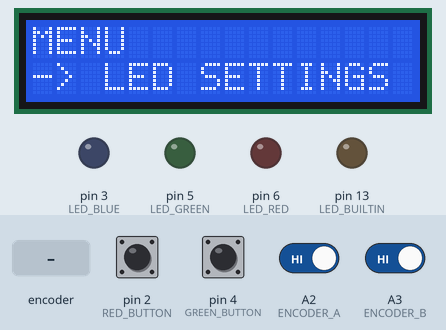
Simulated run of this sketch. Board: Arduino Uno, built with avr-gcc and run on an emulated ATmega328P. Shown: 16×2 character LCD, output pins drawn as LEDs (lit = HIGH). The test bench sets the inputs (shaded band); at power-on: A2 (ENCODER_A), A3 (ENCODER_B), pin 2 (RED_BUTTON), pin 4 (GREEN_BUTTON) HIGH.

Above: at 1.2 s.
1.3 s: rotary encoder on A2 (ENCODER_A) / A3 (ENCODER_B) turned 3 steps (first pin leading)
At 2.0 s:
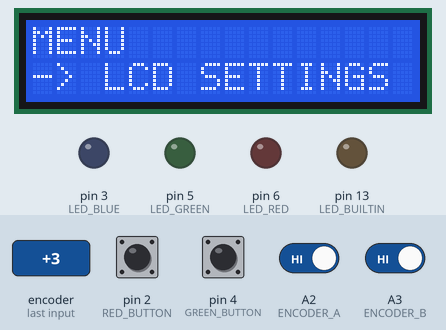
3.4 s: pin 4 (GREEN_BUTTON) pulled LOW for 0.15 s
At 4.2 s:
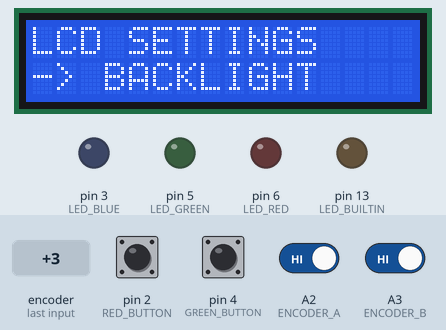
5.0 s: pin 4 (GREEN_BUTTON) pulled LOW for 1 s
At 6.3 s:
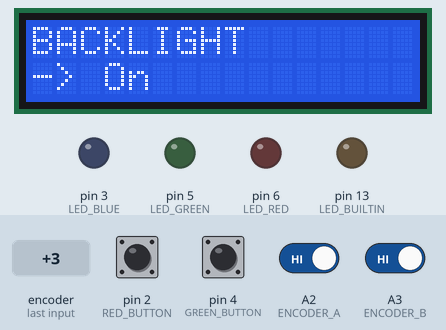
7.5 s: rotary encoder on A2 (ENCODER_A) / A3 (ENCODER_B) turned 1 step (first pin leading)
At 8.7 s:
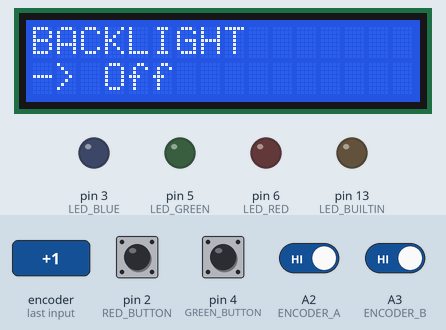
9.2 s: pin 4 (GREEN_BUTTON) pulled LOW for 0.15 s
At 10.0 s:
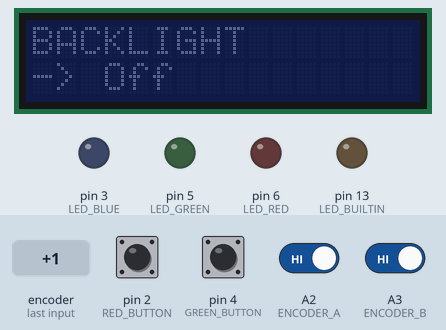
10.8 s: pin 2 (RED_BUTTON) pulled LOW for 0.15 s
At 11.9 s:
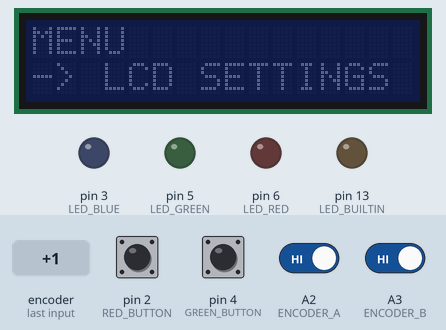
Timing chart, 0 to 13.4 s (numbered marks = the images above; inputs shaded):
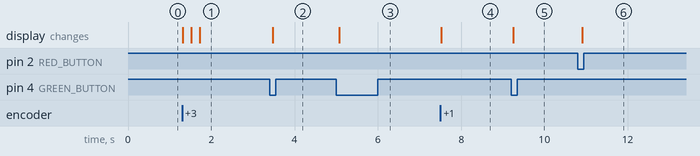

Measured:
- after the input at 1.3 s, the display: first changes at once (image 1 shows a later state)
- after the input at 3.4 s, the display: changes after 0.08 s (image 2)
- after the input at 5.0 s, the display: changes after 0.07 s (image 3)
- after the input at 7.5 s, the display: changes at once (image 4)
- after the input at 9.2 s, the display: changes after 0.05 s (image 5)
- after the input at 10.8 s, the display: changes after 0.11 s (image 6)

The sketch:

5_1.ino
```cpp
#include <Arduino.h>
#include <LiquidCrystal_I2C.h>

LiquidCrystal_I2C lcd(0x27, 16, 2);

#define RED_BUTTON 2
#define GREEN_BUTTON 4
#define LED_RED 6
#define LED_GREEN 5
#define LED_BLUE 3
#define ENCODER_A A2
#define ENCODER_B A3
#define DEBOUNCE_ENCODER 100

unsigned long debounceDelay = 50;
bool redPrevious;
unsigned long redTime;
bool lockRED;
bool redState()
{
    bool redState = digitalRead(RED_BUTTON) == LOW;
    if(redState != redPrevious)
    {
        redTime = millis();
    }
    redPrevious = redState;
    if(millis() - redTime > debounceDelay)
    {
        if(redPrevious) return true;
    }
    return false;
}

bool greenPrevious;
unsigned long greenTime;
bool lockGREEN;
bool greenState()
{
    bool greenState = digitalRead(GREEN_BUTTON) == LOW;
    if(greenState != greenPrevious)
    {
        greenTime = millis();
    }
    greenPrevious = greenState;
    if(millis() - greenTime > debounceDelay)
    {
        if(greenPrevious) return true;
    }

    return false;
}

bool red()
{
    bool pressed = redState();
    if(!lockRED && pressed)
    {
        lockRED = true;
        return true;
    }
    lockRED = pressed;
    return false;
}

bool green()
{
    bool pressed = greenState();
    if(!lockGREEN && pressed)
    {
        lockGREEN = true;
        return true;
    }
    lockGREEN = pressed;
    return false;
}


String pointer = "-> ";

class lcdPrinter
{
public:
    static void printOnLcd(String menuName, String subMenu)
    {
        lcd.clear();
        lcd.setCursor(0, 0);
        lcd.print(menuName);
        lcd.setCursor(0, 1);
        lcd.println(pointer);
        lcd.setCursor(3, 1);
        lcd.print(subMenu);
    }
};

struct CustomMenu
{
    CustomMenu(const String &option, int subMenusNumber, CustomMenu *subMenus) : name(option), children(subMenus), size(subMenusNumber)
    {}

    CustomMenu(const String &name, void (*func)()) : name(name), func(func)
    {}

    CustomMenu()
    {}

private:
    String name;
    CustomMenu *children;
    int size = 0;
    int currIndex{};

    void (*func)() {};


private:

    bool isOpenSubMenu{};
private:
    void setIndex(int index)
    {
        if (index < 0) index = size - 1;
        else if (index >= size) index = 0;
        currIndex = index;
    }

    bool hasSubMenus() const
    {
        return size > 0;
    }

    String *getNameArr() const
    {
        String name_array[size+1];
        name_array[1] = name;
        for (int i = 0; i < size; i++)
        {
            name_array[i+1] = children[i].name;
        }

        return name_array;
    }

public:
    int nextOption()
    {
        if (!isOpenSubMenu)
        {
            return 1;
        }
        int nextChild = children[currIndex].nextOption();
        setIndex(currIndex + nextChild);
        if (nextChild == 1)
        {
            lcdPrinter::printOnLcd(name, children[currIndex].name);
        }
        return 0;
    }

    int previousOption()
    {
        if (!isOpenSubMenu)
        {
            return -1;
        }
        int prevChild = children[currIndex].previousOption();
        setIndex(currIndex + prevChild);
        if (prevChild == -1)
        {
            lcdPrinter::printOnLcd(name, children[currIndex].name);
        }
        return 0;
    }

    String *goMenuDeeper()
    {
        if (!hasSubMenus())
        {
            func();
            return nullptr;
        }

        if (isOpenSubMenu)
        {
            String *name_array = children[currIndex].goMenuDeeper();
            if (name_array == nullptr)
            {
                return getNameArr();
            }
            return name_array;
        }
        isOpenSubMenu = true;
        lcdPrinter::printOnLcd(name, children[currIndex].name);
        return getNameArr();
    }

    String *goMenuHigh()
    {
        if (!hasSubMenus())
        {
            return nullptr;
        }

        if (isOpenSubMenu)
        {
            String *subMenuName = children[currIndex].goMenuHigh();
            if (subMenuName == nullptr)
            {
                isOpenSubMenu = false;
                return &name;
            }
            lcdPrinter::printOnLcd(name, children[currIndex].name);
            return &name;
        }

        return nullptr;
    }
};

int ledLight[3] = {255, 255, 255};

void ledOn()
{
    analogWrite(LED_RED, ledLight[0]);
    analogWrite(LED_GREEN, ledLight[1]);
    analogWrite(LED_BLUE, ledLight[2]);
}

void ledOff()
{
    analogWrite(LED_RED, 0);
    analogWrite(LED_GREEN, 0);
    analogWrite(LED_BLUE, 0);
}

void ChangeRed()
{
    int val = ledLight[0];
    while (greenState())
    {
        val++;
        if (val > 255) val -= 255;
        ledLight[0] = val;
        analogWrite(LED_RED, val);
    }
}

void ChangeGreen()
{
    int val = ledLight[1];
    while (greenState())
    {
        val++;
        if (val > 255) val -= 255;
        ledLight[1] = val;
        analogWrite(LED_GREEN, val);
    }
}

void ChangeBlue()
{
    int val = ledLight[2];
    while (greenState())
    {
        val++;
        if (val > 255) val -= 255;
        ledLight[2] = val;
        analogWrite(LED_BLUE, val);
    }
}

void turnOnBacklight()
{
    lcd.backlight();
}

void turnOffBacklight()
{
    lcd.noBacklight();
}

const String celcius = "C ";
const String farenheit = "F ";
String temperatureUnit = celcius;

float getTemperature(float temperature)
{
    if (temperatureUnit == celcius) return temperature;
    return temperature * 9 / 5 + 32;  //conversion to F
}

void temperatureSensorIn()
{
    float temperature = getTemperature(40);
    lcdPrinter::printOnLcd("Temperature", String(temperature) + " " + temperatureUnit);
}

void temperatureSensorOut()
{
    float temperature = getTemperature(30);
    lcdPrinter::printOnLcd("Temperature", String(temperature) + " " + temperatureUnit);
}

void changeToC()
{
    temperatureUnit = celcius;
}

void changeToF()
{
    temperatureUnit = farenheit;
}
void caretPointer()
{
    pointer = ">  ";
}

void arrowPointer()
{
    pointer = "-> ";
}

void dashPointer()
{
    pointer = "-  ";
}

void aboutPage()
{
    lcd.clear();
    lcd.setCursor(0, 0);
    lcd.print("ABOUT");
    lcd.setCursor(0, 1);
    lcd.println("LUKASZBLACHNICKI");
}

volatile int encoderLastFrame = 0;
volatile long lastInterrupt = 0;

ISR(PCINT1_vect)
{
    int currentStateA = digitalRead(ENCODER_A);
    if (currentStateA != LOW)
        return;

    noInterrupts();
    unsigned long interruptTime = millis();

    if (interruptTime - lastInterrupt > DEBOUNCE_ENCODER)
    {
        if (digitalRead(ENCODER_B) == LOW)
            encoderLastFrame = 1;
        else
            encoderLastFrame = -1;

        lastInterrupt = interruptTime;
    }
    interrupts();
}

CustomMenu Power ("LED LIGHT", 2, new (CustomMenu[2]) { {"On",  ledOn}, {"Off", ledOff}
});
CustomMenu Red ("RED", ChangeRed);
CustomMenu Green ("GREEN", ChangeGreen);
CustomMenu Blue ("BLUE", ChangeBlue);
CustomMenu LEDOptions ("LED SETTINGS", 4, new (CustomMenu[4]) {
    Power, Red, Green, Blue
});

CustomMenu Backlight ("BACKLIGHT", 2, new (CustomMenu[2]) { {"On",  turnOnBacklight}, {"Off", turnOffBacklight}
});
CustomMenu Pointer ("POINTER",  3, new (CustomMenu[3]) { {"> ", caretPointer}, {"- ", dashPointer}, {"->", arrowPointer}
});
CustomMenu LCDDisplay ("LCD SETTINGS", 2, new (CustomMenu[2]) {
    Backlight, Pointer
});

CustomMenu SensorIn ("TEMP SENSOR IN",  temperatureSensorIn);
CustomMenu SensorOut ("TEMP SENSOR OUT",  temperatureSensorOut);
CustomMenu Units ("UNIT", 2, new (CustomMenu[2]) { {"C ", changeToC}, {"F ", changeToF}
});
CustomMenu Temperature ("TEMPERATURE", 3, new (CustomMenu[3]) {
    SensorIn, SensorOut, Units
});

CustomMenu About ("ABOUT", 1, new (CustomMenu[1]) {
    {"Author", aboutPage
    }
});

CustomMenu mainMenu ("MENU", 4, new (CustomMenu[4]) {
    LEDOptions, LCDDisplay, Temperature, About
});

void setup()
{
    lcd.init();
    lcd.clear();
    lcd.backlight();

    pinMode(RED_BUTTON, INPUT_PULLUP);
    pinMode(GREEN_BUTTON, INPUT_PULLUP);
    pinMode(LED_RED, OUTPUT);
    pinMode(LED_GREEN, OUTPUT);
    pinMode(LED_BLUE, OUTPUT);
    pinMode(ENCODER_A, INPUT_PULLUP);
    pinMode(ENCODER_B, INPUT_PULLUP);
    pinMode(LED_BUILTIN, OUTPUT);

    Serial.begin(9600);

    PCICR |= (1 << PCIE1);      //enable PCMSK1 scan
    PCMSK1 |= (1 << PCINT10);    //Set pin A2 on state change to trigger an interrupt.

    mainMenu.goMenuDeeper();
}

void loop()
{
    static int encoderRead;
    noInterrupts();
    encoderRead = encoderLastFrame;
    encoderLastFrame = 0;
    interrupts();
    if (encoderRead == 1)
    {
        mainMenu.nextOption();
    } else if (encoderRead == -1)
    {
        mainMenu.previousOption();
    }
    if (green())
    {
        mainMenu.goMenuDeeper();
    } else if (red())
    {
        mainMenu.goMenuHigh();
    }
}
```
